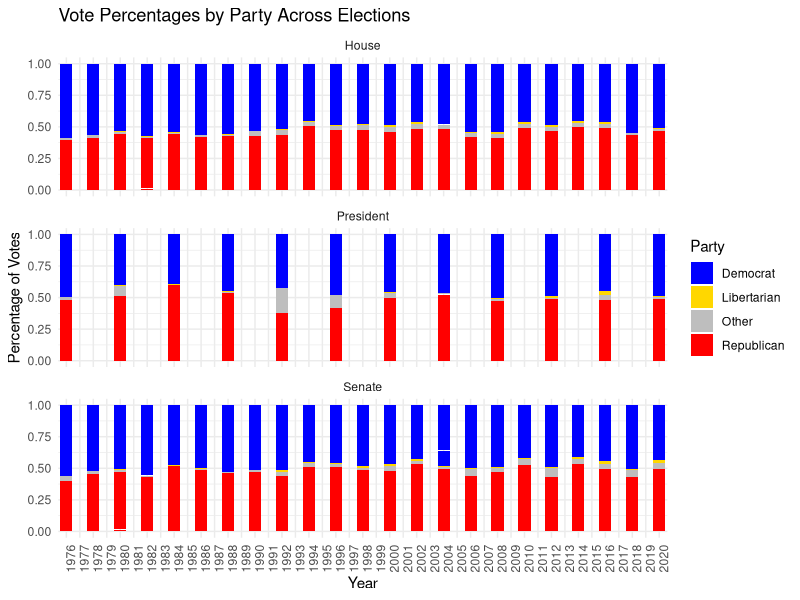
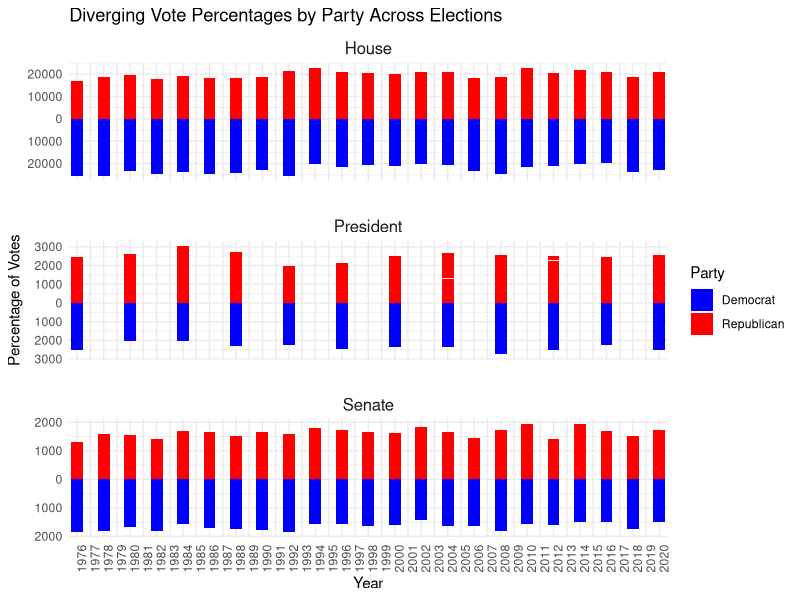

Recreate these plots in R, in order.
## ---- chunk 1
joined_data <- read.csv('joined_data.csv')
joined_data
## ---- chunk 2
library(ggplot2)
library(dplyr)
library(tidyr)
# Combine the data for House, Senate, and President elections
combined_data <- joined_data |>
  mutate(Election_Type = "House") |>
  select(state, year, Election_Type, DEMOCRAT_House, REPUBLICAN_House, LIBERTARIAN_House, OTHER_House) %>%
  rename(
    DEMOCRAT = DEMOCRAT_House,
    REPUBLICAN = REPUBLICAN_House,
    LIBERTARIAN = LIBERTARIAN_House,
    OTHER = OTHER_House
  ) |>
  bind_rows(
    joined_data |>
      mutate(Election_Type = "Senate") |>
      select(state, year, Election_Type, DEMOCRAT_Senate, REPUBLICAN_Senate, LIBERTARIAN_Senate, OTHER_Senate) |>
      rename(
        DEMOCRAT = DEMOCRAT_Senate,
        REPUBLICAN = REPUBLICAN_Senate,
        LIBERTARIAN = LIBERTARIAN_Senate,
        OTHER = OTHER_Senate
      ),
    joined_data |>
      mutate(Election_Type = "President") |> 
      select(state, year, Election_Type, DEMOCRAT_President, REPUBLICAN_President, LIBERTARIAN_President, OTHER_President) |>
      rename(
        DEMOCRAT = DEMOCRAT_President,
        REPUBLICAN = REPUBLICAN_President,
        LIBERTARIAN = LIBERTARIAN_President,
        OTHER = OTHER_President
      )
  ) |>
  pivot_longer(cols = c(DEMOCRAT, REPUBLICAN, LIBERTARIAN, OTHER),
               names_to = "Party", values_to = "Percent")

# Create the faceted bar chart
ggplot(combined_data, aes(x = factor(year), y = Percent, fill = Party)) +
  geom_bar(stat = "identity", position = "fill") +
  facet_wrap(~Election_Type, ncol = 1) +  
  scale_fill_manual(
    values = c(
      "DEMOCRAT" = "blue",
      "REPUBLICAN" = "red",
      "LIBERTARIAN" = "gold",
      "OTHER" = "gray"
    ),
    labels = c("Democrat", "Libertarian", "Other", "Republican")
  ) +
  labs(
    title = "Vote Percentages by Party Across Elections",
    x = "Year",
    y = "Percentage of Votes",
    fill = "Party"
  ) +
  theme_minimal() +
  theme(axis.text.x = element_text(angle = 90, hjust = 1))

## ---- chunk 3
# Prepare the data
diverging_data <- joined_data %>%
  mutate(Election_Type = "House") %>%
  select(state, year, Election_Type, DEMOCRAT_House, REPUBLICAN_House) %>%
  rename(
    DEMOCRAT = DEMOCRAT_House,
    REPUBLICAN = REPUBLICAN_House
  ) %>%
  bind_rows(
    joined_data %>%
      mutate(Election_Type = "Senate") %>%
      select(state, year, Election_Type, DEMOCRAT_Senate, REPUBLICAN_Senate) %>%
      rename(
        DEMOCRAT = DEMOCRAT_Senate,
        REPUBLICAN = REPUBLICAN_Senate
      ),
    joined_data %>%
      mutate(Election_Type = "President") %>%
      select(state, year, Election_Type, DEMOCRAT_President, REPUBLICAN_President) %>%
      rename(
        DEMOCRAT = DEMOCRAT_President,
        REPUBLICAN = REPUBLICAN_President
      )
  ) %>%
  pivot_longer(cols = c(DEMOCRAT, REPUBLICAN), names_to = "Party", values_to = "Percent") %>%
  mutate(
    Percent = ifelse(Party == "DEMOCRAT", -Percent, Percent)  # Assign negative values for Democrats
  )

# Create the diverging stacked bar chart
ggplot(diverging_data, aes(x = factor(year), y = Percent, fill = Party)) +
  geom_bar(stat = "identity", position = "stack") +
  facet_wrap(~Election_Type, ncol = 1, scales = "free_y") +  # Allow free scaling for y-axis
  scale_fill_manual(
    values = c(
      "DEMOCRAT" = "blue",
      "REPUBLICAN" = "red"
    ),
    labels = c("Democrat", "Republican")
  ) +
  scale_y_continuous(labels = abs) +  # Display y-axis as absolute values
  labs(
    title = "Diverging Vote Percentages by Party Across Elections",
    x = "Year",
    y = "Percentage of Votes",
    fill = "Party"
  ) +
  theme_minimal() +
  theme(
    axis.text.x = element_text(angle = 90, hjust = 1),
    strip.text = element_text(size = 12),
    panel.spacing = unit(1.5, "lines")
  )
